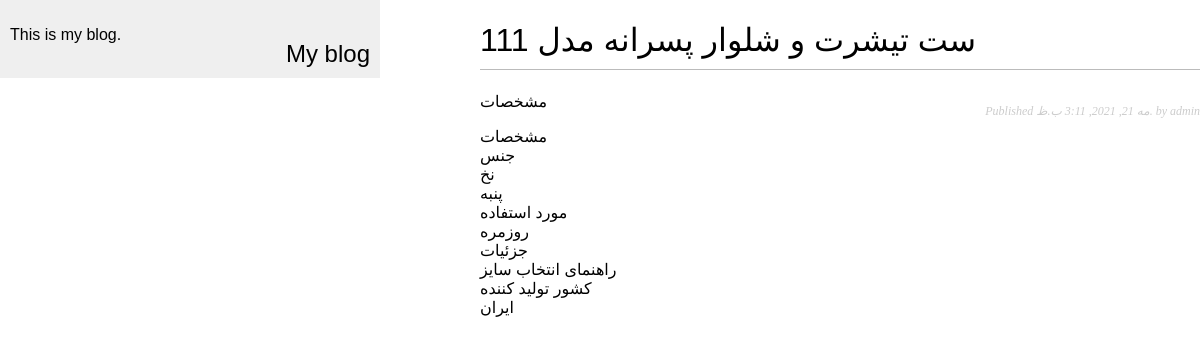
Page /shop/2021/5/21/st-tshrt-o-shlor-srnh-mdl-111/ on the committed database.
### shop/models.py (models this page shows, shortened)
class shop(models.Model):
    title = models.CharField(max_length=250)
    slug = models.SlugField(max_length=250,unique_for_date='publish')
    user = models.ForeignKey(User,on_delete=models.CASCADE, related_name='Shop_posts')
    body = models.TextField()
    publish = models.DateTimeField(default=timezone.now)
    created = models.DateTimeField(auto_now_add=True)
    updated = models.DateTimeField(auto_now=True)
    class Meta:
        ordering = ('-publish',)

### shop/views.py (the view)
def shop_detail(request, year, month, day, post):
        post = get_object_or_404(shop, slug=post,
                                        publish__year=year,
                                        publish__month=month,
                                        publish__day=day)
        return render(request,'shop/post/detali.html',{'post': post})

### shop/templates/shop/post/detali.html (shortened to what this page needs)
{% extends "shop/base.html" %}
{% block content %}
<h1>{{ post.title }}</h1>
<p class="date">
    Published {{ post.publish }} by {{ post.user }}
</p>
<font face='Bnazenin,Tahoma,Arial,Serif'> مشخصات </font>
{{ post.body|linebreaks }}
{% endblock %}

### shop/static/css/shop.css (style rules this page uses)
body { margin:0; padding:0; font-family:helvetica, sans-serif; }
h1 { font-weight:normal; border-bottom:1px solid #bbb; padding:0 0 10px 0; float:center; }
p.date { color:#ccc; font-family: georgia, serif; font-size: 12px; font-style: italic; float:right; }

### rows in the picture
shop: title "ست تیشرت و شلوار پسرانه مدل 111", publish "مه 21, 2021, 3:11 ب.ظ.", body "مشخصات جنس نخ پنبه مورد استفاده روزمره جزئیات راهنمای انتخاب سایز کشور تولید کننده ایران"
